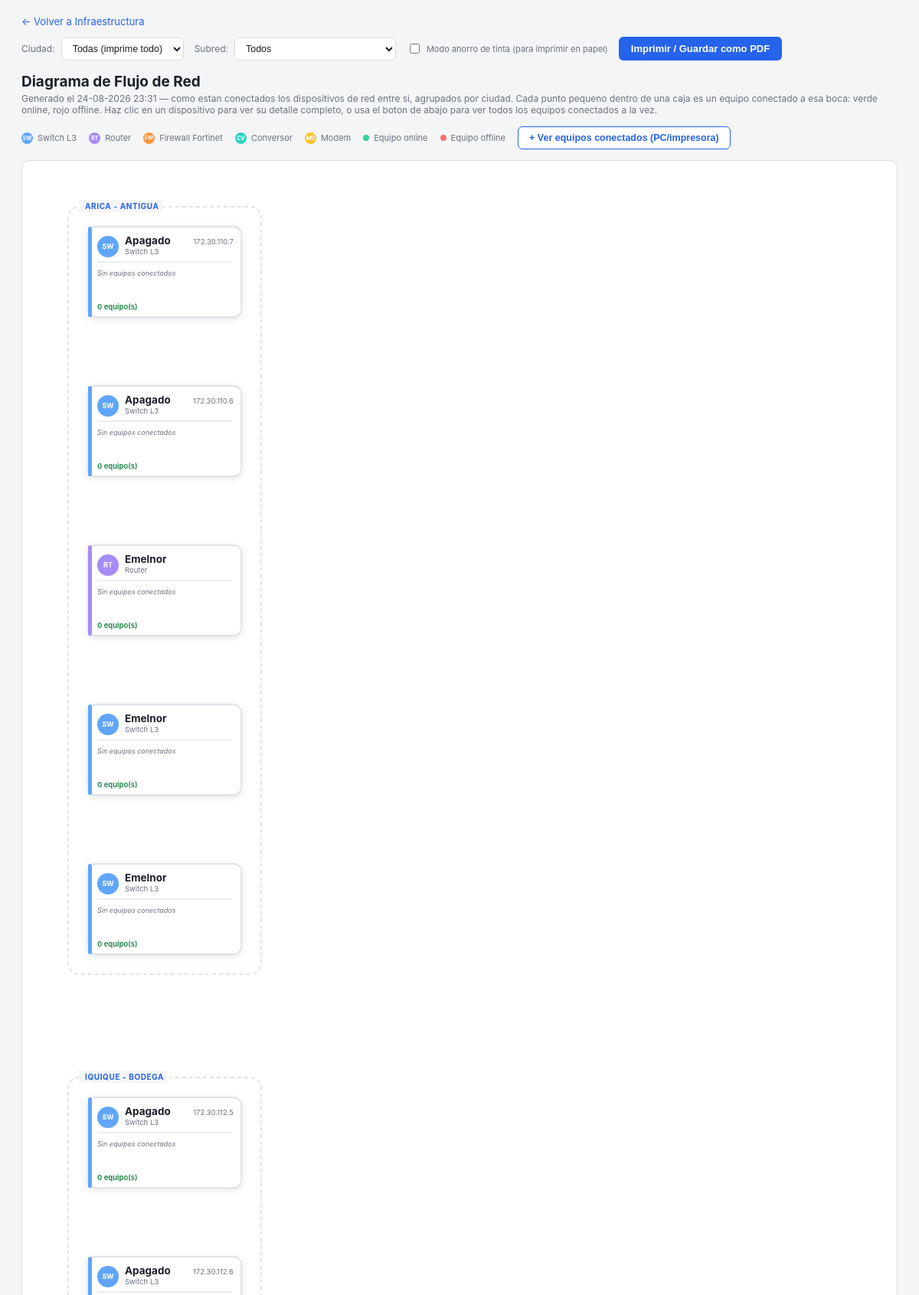
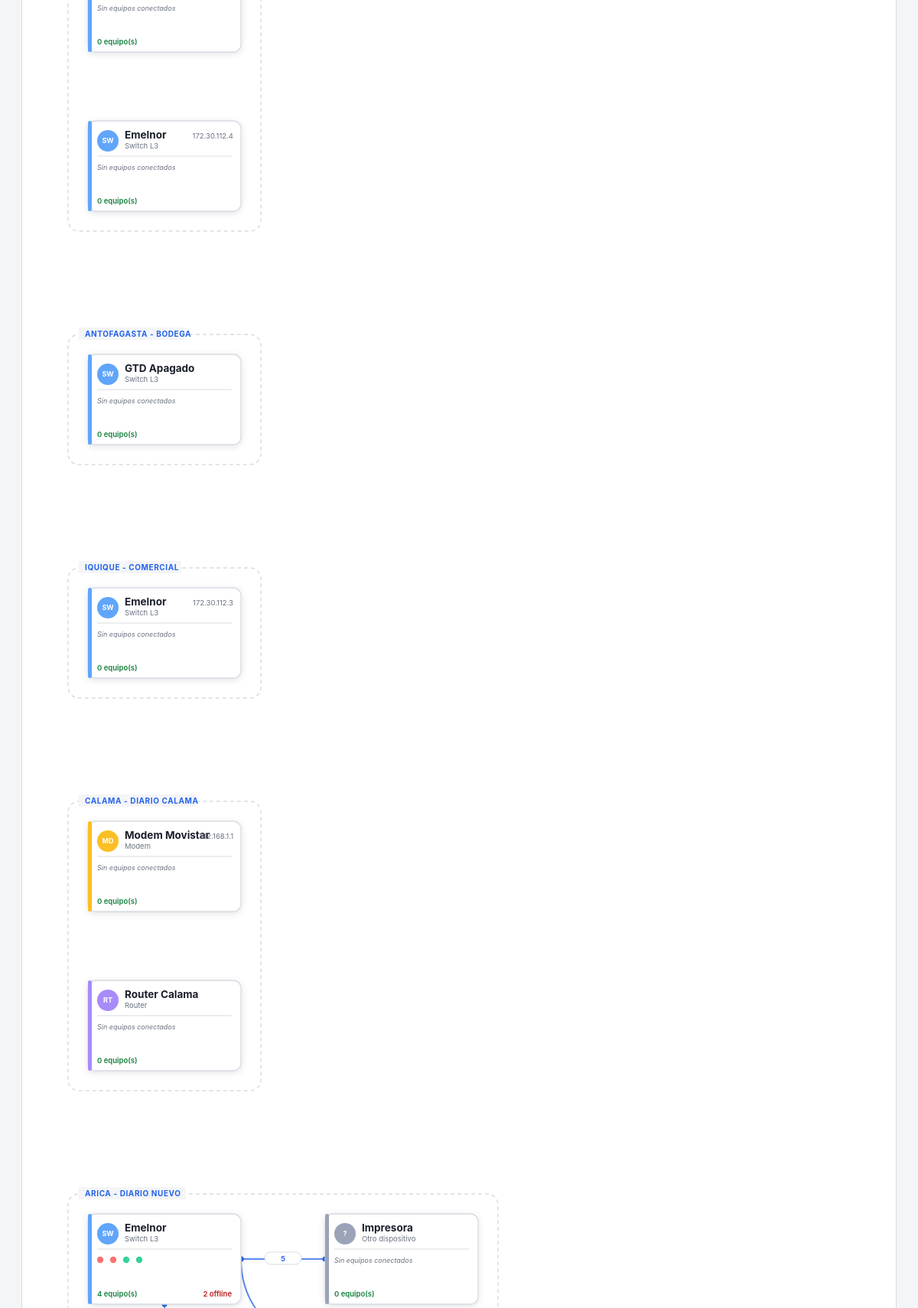
The page /topologia/diagrama (upper part) on the database its author committed (2 pictures, top to bottom).
### tables this page shows
CREATE TABLE dispositivos_red (
    id INTEGER PRIMARY KEY AUTOINCREMENT,
    nombre TEXT NOT NULL,
    tipo TEXT DEFAULT 'switch',
    ip TEXT,
    sucursal TEXT,
    ubicacion TEXT,
    notas TEXT,
    creado_en TEXT
, marca TEXT, modelo TEXT, numero_serie TEXT, cantidad_bocas INTEGER, bocas_fibra INTEGER, plantilla TEXT DEFAULT 'generico', mac TEXT, ciudad TEXT, piso TEXT, estado TEXT DEFAULT 'Usado', fecha_ingreso TEXT, enlace TEXT, firebase_id TEXT, actualizado_en TEXT, mascara TEXT, en_linea INTEGER, fallos_consecutivos INTEGER DEFAULT 0, ultima_deteccion TEXT, desde TEXT);

### blueprints/topologia.py (the view)
@bp.route("/topologia/diagrama")
def topologia_diagrama():
    todos_dispositivos = _dispositivos_con_puertos()
    todas_ciudades = sorted({d.get("ciudad") or "Sin ciudad asignada" for d in todos_dispositivos})
    combos_vistos = set()
    todas_subredes = []
    for d in sorted(todos_dispositivos, key=lambda x: ((x.get("ciudad") or "Sin ciudad asignada"), x.get("sucursal") or "")):
        ciudad_d = d.get("ciudad") or "Sin ciudad asignada"
        sucursal_d = d.get("sucursal") or ""
        combo = (ciudad_d, sucursal_d)
        if combo in combos_vistos:
            continue
        combos_vistos.add(combo)
        todas_subredes.append({
            "valor": f"{ciudad_d}::{sucursal_d}",
            "etiqueta": f"{ciudad_d} {sucursal_d}".strip() if sucursal_d else ciudad_d,
        })
    ciudad_filtro = request.args.get("ciudad", "todos")
    subred_filtro = request.args.get("subred", "todos")
    if subred_filtro and subred_filtro != "todos" and "::" in subred_filtro:
        ciudad_sub, sucursal_sub = subred_filtro.split("::", 1)
        dispositivos = [
            d for d in todos_dispositivos
            if (d.get("ciudad") or "Sin ciudad asignada") == ciudad_sub
            and (d.get("sucursal") or "") == sucursal_sub
        ]
    elif ciudad_filtro and ciudad_filtro != "todos":
        dispositivos = [
            d for d in todos_dispositivos
            if (d.get("ciudad") or "Sin ciudad asignada") == ciudad_filtro
        ]
    else:
        dispositivos = todos_dispositivos
    grupos = {}
    orden_grupos = []
    for d in dispositivos:
        clave = (d.get("ciudad") or "Sin ciudad asignada", d.get("sucursal") or None)
        if clave not in grupos:
            grupos[clave] = []
            orden_grupos.append(clave)
        grupos[clave].append(d)
    dispositivos_by_id = {d["id"]: d for d in dispositivos}
    adyacencia = {d["id"]: set() for d in dispositivos}
    for d in dispositivos:
        for p in d["puertos"]:
            destino = p.get("dispositivo_destino")
            if destino and destino["id"] in dispositivos_by_id:
                adyacencia[d["id"]].add(destino["id"])
                adyacencia[destino["id"]].add(d["id"])
    node_w, node_h = 200, 118
    col_gap, row_gap = 110, 90
    margin = 50
    grupo_pad = 26
    leaf_h, leaf_gap = 24, 6
    drawer_top_pad = 14
    def _extra_h(cantidad):
        if not cantidad:
            return 0
        return drawer_top_pad + cantidad * (leaf_h + leaf_gap) - leaf_gap + 12
    def _armar_nodo(d, ciudad):
        equipos_conectados = [p["equipo"] for p in d["puertos"] if p.get("equipo")]
        equipos_conectados.sort(key=lambda e: bool(e.get("en_linea")))
        equipos_detalle = [{
            "hostname": e.get("hostname") or e.get("ip"),
            "ip": e.get("ip"),
            "en_linea": bool(e.get("en_linea")),
            "has_rdp": bool(e.get("has_rdp")),
            "responsable": e.get("responsable"),
        } for e in equipos_conectados]
        return {
            "id": d["id"],
            "nombre": d["nombre"],
            "tipo": d.get("tipo"),
            "color": TIPO_DISPOSITIVO_COLOR.get(d.get("tipo"), "#9aa3b8"),
            "sigla": TIPO_DISPOSITIVO_SIGLA.get(d.get("tipo"), "?"),
            "ip": d.get("ip"),
            "mac": d.get("mac"),
            "numero_serie": d.get("numero_serie"),
            "estado": d.get("estado"),
            "sucursal": d.get("sucursal"),
            "piso": d.get("piso"),
            "notas": d.get("notas"),
            "ciudad": ciudad,
            "w": node_w,
            "h": node_h,
            "equipos_total": len(equipos_conectados),
            "equipos_offline": sum(1 for e in equipos_conectados if not e.get("en_linea")),
            "equipos_dots": equipos_conectados[:20],
            "equipos_extra": max(0, len(equipos_conectados) - 20),
            "equipos_detalle": equipos_detalle,
            "enlaces_detalle": [],
        }
    nodos = {}
    grupos_layout = []
    ancho_max_grupo = 0
    y_cursor = margin
    for (ciudad, sucursal) in orden_grupos:
        disps = grupos[(ciudad, sucursal)]
        componentes = _construir_componentes(disps, adyacencia)
        componentes.sort(key=lambda c: (-len(c["disps"]), (c["disps"][0].get("nombre") or "")))
        grupo_y_caja = y_cursor
        fila_y = grupo_y_caja + grupo_pad
        grupo_ancho = 0
        for idx_comp, comp in enumerate(componentes):
            por_columna = {}
            for dd in comp["disps"]:
                por_columna.setdefault(comp["profundidad"][dd["id"]], []).append(dd)
            for col in por_columna:
                por_columna[col].sort(key=lambda x: (x.get("nombre") or ""))
            max_col = max(por_columna) if por_columna else 0
            max_filas = max((len(v) for v in por_columna.values()), default=1)
            comp_ancho = (max_col + 1) * node_w + max_col * col_gap
            grupo_ancho = max(grupo_ancho, comp_ancho)
            comp_extra_h = 0
            for col, disps_en_col in por_columna.items():
                x = margin + grupo_pad + col * (node_w + col_gap)
                for row_idx, dd in enumerate(disps_en_col):
                    nodo = _armar_nodo(dd, ciudad)
                    nodo["x"] = x
                    nodo["y"] = fila_y + row_idx * (node_h + row_gap)
                    nodo["drawer_y"] = nodo["y"] + node_h + drawer_top_pad
                    nodos[dd["id"]] = nodo
                    comp_extra_h = max(comp_extra_h, _extra_h(len(nodo["equipos_detalle"])))
            comp_h = max_filas * node_h + (max_filas - 1) * row_gap + comp_extra_h
            fila_y += comp_h
            if idx_comp < len(componentes) - 1:
                fila_y += row_gap
        grupo_h = (fila_y - grupo_y_caja) + grupo_pad
        grupo_w = grupo_ancho + grupo_pad * 2
        nombre_grupo = f"{ciudad} - {sucursal}" if sucursal else ciudad
        grupos_layout.append({"nombre": nombre_grupo, "x": margin, "y": grupo_y_caja, "w": grupo_w, "h": grupo_h})
        ancho_max_grupo = max(ancho_max_grupo, grupo_w)
        y_cursor = grupo_y_caja + grupo_h + row_gap * 1.5
    vistos = set()
    enlaces = []
    for d in dispositivos:
        for p in d["puertos"]:
            destino = p.get("dispositivo_destino")
            if not destino or destino["id"] not in nodos:
                continue
            par = tuple(sorted((d["id"], destino["id"])))
            if par in vistos:
                continue
            vistos.add(par)
            origen_n, destino_n = nodos[d["id"]], nodos[destino["id"]]
            origen_n["enlaces_detalle"].append({
                "puerto_local": p["label"], "otro_nombre": destino_n["nombre"],
                "otro_ip": destino_n.get("ip"), "otro_tipo": destino_n.get("tipo"),
            })
            destino_n["enlaces_detalle"].append({
                "puerto_local": "N/D", "otro_nombre": origen_n["nombre"],
                "otro_ip": origen_n.get("ip"), "otro_tipo": origen_n.get("tipo"),
            })
            x1, y1 = _anchor_puerto(origen_n, destino_n)
            x2, y2 = _anchor_puerto(destino_n, origen_n)
            vertical = abs(y2 - y1) >= abs(x2 - x1)
            if vertical:
                c1x, c1y = x1, y1 + (y2 - y1) / 2
                c2x, c2y = x2, y1 + (y2 - y1) / 2
            else:
                c1x, c1y = x1 + (x2 - x1) / 2, y1
                c2x, c2y = x1 + (x2 - x1) / 2, y2
            enlaces.append({
                "x1": x1, "y1": y1, "x2": x2, "y2": y2,
                "c1x": c1x, "c1y": c1y, "c2x": c2x, "c2y": c2y,
                "puerto_origen": p["label"],
            })
    ancho = max(ancho_max_grupo + margin * 2, 560)
    alto = y_cursor + margin
    return render_template(
        "topologia_diagrama.html",
        nodos=list(nodos.values()),
        grupos_layout=grupos_layout,
        enlaces=enlaces,
        tipo_labels=db.TIPO_DISPOSITIVO_LABELS,
        ancho=ancho,
        alto=alto,
        generado_en=datetime.now().strftime("%d-%m-%Y %H:%M"),
        todas_ciudades=todas_ciudades,
        ciudad_filtro=ciudad_filtro,
        todas_subredes=todas_subredes,
        subred_filtro=subred_filtro,
    )

### templates/topologia_diagrama.html (shortened to what this page needs)
<!DOCTYPE html>
<html lang="es">
<head>
</head>
<body>
<div class="toolbar">
  <a href="{{ url_for('topologia.topologia') }}">&larr; Volver a Infraestructura</a>
  <div class="toolbar-acciones">
    <label class="filtro-ciudad">
      Ciudad:
      <select onchange="location.href = '{{ url_for('topologia.topologia_diagrama') }}?ciudad=' + encodeURIComponent(this.value)">
        <option value="todos" {{ 'selected' if ciudad_filtro == 'todos' and subred_filtro == 'todos' else '' }}>Todas (imprime todo)</option>
      </select>
    </label>
    <label class="filtro-ciudad">
      Subred:
      <select onchange="location.href = '{{ url_for('topologia.topologia_diagrama') }}?subred=' + encodeURIComponent(this.value)">
        <option value="todos" {{ 'selected' if subred_filtro == 'todos' else '' }}>Todos</option>
      </select>
    </label>
    <label class="toggle-tinta">
      <input type="checkbox" id="chk-tinta" onchange="document.body.classList.toggle('tinta-ahorro', this.checked)">
      Modo ahorro de tinta (para imprimir en papel)
    </label>
    <button type="button" class="btn-imprimir" onclick="window.print()">Imprimir / Guardar como PDF</button>
  </div>
</div>
<h1>Diagrama de Flujo de Red</h1>
<p class="subtitle">Generado el {{ generado_en }} &mdash; como estan conectados los dispositivos de red entre si, agrupados por ciudad.
  {% if ciudad_filtro != 'todos' %}Mostrando solo <strong>{{ ciudad_filtro }}</strong> &mdash; cambia el filtro de ciudad arriba para ver otra o todas.{% else %}Cada punto pequeno dentro de una caja es un equipo conectado a esa boca: verde online, rojo offline.{% endif %}
  Haz clic en un dispositivo para ver su detalle completo, o usa el boton de abajo para ver todos los equipos conectados a la vez.</p>
<div class="leyenda">
  <span class="leyenda-item"><span class="leyenda-badge" style="background:#60a5fa">SW</span>Switch L3</span>
  <span class="leyenda-item"><span class="leyenda-badge" style="background:#a78bfa">RT</span>Router</span>
  <span class="leyenda-item"><span class="leyenda-badge" style="background:#fb923c">FW</span>Firewall Fortinet</span>
  <span class="leyenda-item"><span class="leyenda-badge" style="background:#2dd4bf">CV</span>Conversor</span>
  <span class="leyenda-item"><span class="leyenda-badge" style="background:#fbbf24">MD</span>Modem</span>
  <span class="leyenda-item"><span class="leyenda-dot" style="background:#34d399"></span>Equipo online</span>
  <span class="leyenda-item"><span class="leyenda-dot" style="background:#f87171"></span>Equipo offline</span>
  <button type="button" class="btn-toggle-equipos" id="btn-equipos" onclick="netwatchToggleEquipos()">+ Ver equipos conectados (PC/impresora)</button>
</div>
<div class="diagrama-layout">
<div class="lienzo-wrap">
  {% if not nodos %}
  <p class="empty-note">Todavia no hay dispositivos de red cargados.</p>
  {% else %}
  <svg id="svg-diagrama" width="{{ ancho }}" height="{{ alto }}" viewBox="0 0 {{ ancho }} {{ alto }}" xmlns="http://www.w3.org/2000/svg">
    {% for g in grupos_layout %}
    <text class="grupo-label" x="{{ g.x + 22 }}" y="{{ g.y + 3 }}">{{ g.nombre }}</text>
    {% endfor %}
    {% for e in enlaces %}
    {% set mx = e.c1x + (e.c2x - e.c1x) / 2 %}
    {% set my = e.c1y + (e.c2y - e.c1y) / 2 %}
    <text class="enlace-label" x="{{ mx }}" y="{{ my + 3 }}">{{ e.puerto_origen }}</text>
    {% endfor %}
    {% for n in nodos %}
    <g class="nodo-sombra" data-info='{{ n | tojson }}' onclick="netwatchSeleccionarNodo(this)">
      <text class="nodo-sigla-txt" x="{{ n.x + 26 }}" y="{{ n.y + 29 }}">{{ n.sigla }}</text>
      <text class="nodo-nombre" x="{{ n.x + 48 }}" y="{{ n.y + 23 }}">{{ n.nombre }}</text>
      <text class="nodo-tipo" x="{{ n.x + 48 }}" y="{{ n.y + 36 }}">{{ tipo_labels.get(n.tipo, n.tipo) }}</text>
      {% if n.ip %}
      <text class="nodo-ip" x="{{ n.x + n.w - 10 }}" y="{{ n.y + 23 }}" text-anchor="end">{{ n.ip }}</text>
      {% endif %}
      {% if n.equipos_dots %}
      {% for eq in n.equipos_dots %}
      {% set fila = loop.index0 // 10 %}
      {% set col = loop.index0 % 10 %}
      <circle cx="{{ n.x + 16 + col * 17 }}" cy="{{ n.y + 60 + fila * 15 }}" r="4.2"
              fill="{{ '#34d399' if eq.en_linea else '#f87171' }}"></circle>
      {% endfor %}
      {% if n.equipos_extra %}
      <text class="nodo-tipo" x="{{ n.x + n.w - 12 }}" y="{{ n.y + 64 }}" text-anchor="end">+{{ n.equipos_extra }}</text>
      {% endif %}
      {% else %}
      <text class="nodo-sin-equipos" x="{{ n.x + 12 }}" y="{{ n.y + 64 }}">Sin equipos conectados</text>
      {% endif %}
      <text class="nodo-footer-txt nodo-footer-total" x="{{ n.x + 12 }}" y="{{ n.y + n.h - 10 }}">{{ n.equipos_total }} equipo(s)</text>
      {% if n.equipos_offline %}
      <text class="nodo-footer-txt nodo-footer-offline" x="{{ n.x + n.w - 12 }}" y="{{ n.y + n.h - 10 }}" text-anchor="end">{{ n.equipos_offline }} offline</text>
      {% endif %}
    </g>
    {% endfor %}
  </svg>
  {% endif %}
</div>
</div>
</body>
</html>

### rows shown on the page
dispositivos_red: nombre "Apagado", get "Switch L3", ip "172.30.110.7"
dispositivos_red: nombre "Apagado", get "Switch L3", ip "172.30.110.6"
dispositivos_red: sigla "RT", nombre "Emelnor", get "Router", equipos_total "0"
dispositivos_red: nombre "Emelnor", get "Switch L3"
dispositivos_red: nombre "Emelnor", get "Switch L3"
dispositivos_red: sigla "SW", nombre "Apagado", get "Switch L3", ip "172.30.112.5", equipos_total "0"
dispositivos_red: nombre "Apagado", get "Switch L3", ip "172.30.112.6"
dispositivos_red: nombre "Emelnor", get "Switch L3", ip "172.30.112.4"
dispositivos_red: sigla "SW", nombre "GTD Apagado", get "Switch L3", equipos_total "0"
dispositivos_red: sigla "SW", nombre "Emelnor", get "Switch L3", ip "172.30.112.3", equipos_total "0"
dispositivos_red: sigla "MD", nombre "Modem Movistar", get "Modem", ip "192.168.1.1", equipos_total "0"
dispositivos_red: nombre "Router Calama", get "Router"
dispositivos_red: nombre "Emelnor", get "Switch L3"
dispositivos_red: nombre "Impresora", get "Otro dispositivo"

### other values the page prints
{{ g.nombre }} "ARICA - ANTIGUA" "IQUIQUE - BODEGA" "ANTOFAGASTA - BODEGA" "IQUIQUE - COMERCIAL" "CALAMA - DIARIO CALAMA" "ARICA - DIARIO NUEVO"
{{ e.puerto_origen }} "5"
{{ n.sigla }} "SW" "SW" "SW" "SW" "SW" "SW" "RT" "SW" "?"
{{ n.equipos_total }} "0" "0" "0" "0" "0" "0" "0" "4" "0"
{{ n.equipos_offline }} "2"
